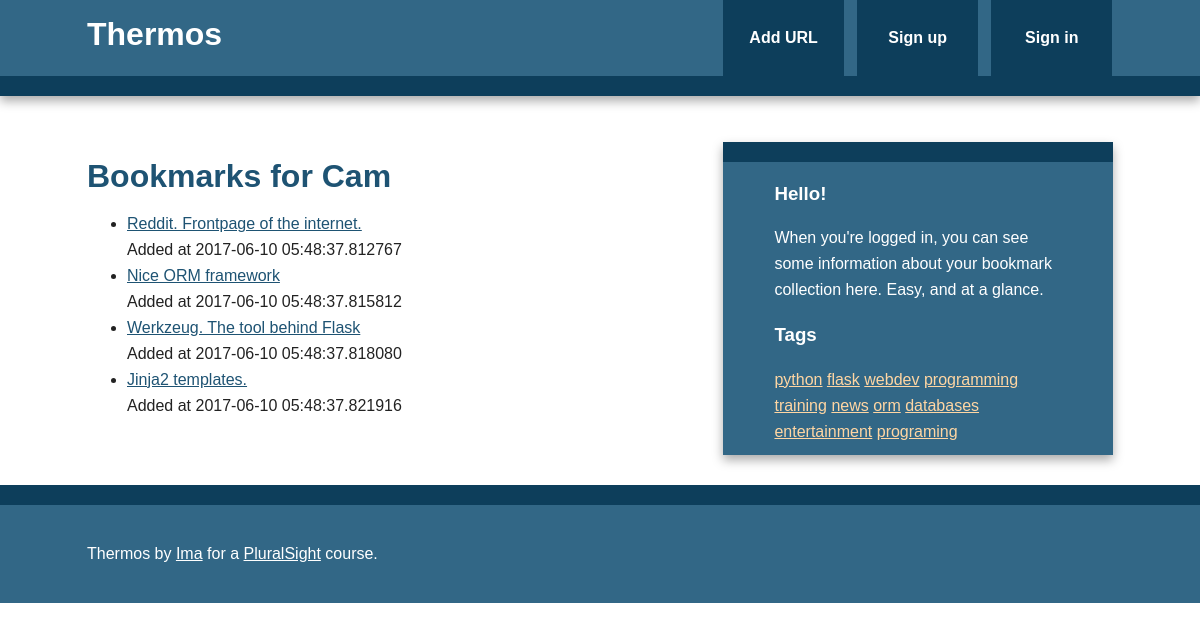
The app's page /bookmarks/user/Cam with its own data.
### thermos/models.py (models this page shows, shortened)
class User(db.Model, UserMixin):
    id = db.Column(db.Integer, primary_key=True)
    username = db.Column(db.String(80), unique=True)
    email = db.Column(db.String(120), unique=True)
    bookmarks = db.relationship('Bookmark', backref='user', lazy='dynamic')
    password_hash = db.Column(db.String)
    @property
    def password(self):
        raise AttributeError('password: write-only field')

class Bookmark(db.Model):
    id = db.Column(db.Integer, primary_key=True)
    url = db.Column(db.Text, nullable=False)
    date = db.Column(db.DateTime, default=datetime.utcnow)
    description = db.Column(db.String(300))
    user_id = db.Column(db.Integer, db.ForeignKey('user.id'), nullable=False)
    _tags = db.relationship("Tag", secondary=tags, lazy='joined',
                            backref=db.backref("bookmarks", lazy="dynamic"))
    @property
    def tags(self):
        return ",".join([t.name for t in self._tags])
    @tags.setter
    def tags(self, string):
        if string:
            self._tags = [Tag.get_or_create(name) for name in string.split(',')]
        else:
            self._tags = []

class Tag(db.Model):
    id = db.Column(db.Integer, primary_key=True)
    name = db.Column(db.String(25), nullable=False, unique=True, index=True)
    @staticmethod
    def all():
        return Tag.query.all()
    def __repr__(self):
        return self.name

### thermos/bookmarks/views.py (the view)
@bookmarks.route('/user/<username>')
def user(username):
    user = User.query.filter_by(username=username).first_or_404()
    return render_template('user.html', user=user)

### thermos/main/views.py (called while the page is built)
@main.app_context_processor
def inject_tags():
    return dict(all_tags=Tag.all)

### thermos/templates/user.html (shortened to what this page needs)
{% extends "base.html" %}
{% block content %}
    <article>
        <header>
            <h1>Bookmarks for {{user.username}}</h1>
            <ul>
                {% for bm in user.bookmarks %}
                    <li>
                        <a href="{{bm.url}}">{{bm.description}}</a><br>
                        <span class="timestamp">Added at {{bm.date}}</span>
                    </li>
                {% else %}
                    <li>This user has not added any bookmarks yet.</li>
                {% endfor %}
            </ul>
        </header>
    </article>
{% endblock %}

### thermos/templates/base.html (shortened to what this page needs)
<!doctype html>
<html class="no-js" lang="">
    <head>
        {% block styles %}
          <link rel="stylesheet" href="{{ url_for('static', filename='css/normalize.min.css') }}">
          <link rel="stylesheet" href="{{ url_for('static', filename='css/main.css') }}">
        {% endblock %}
    </head>
    <body>
        <div class="header-container">
            <header class="wrapper clearfix">
                <a href="{{ url_for('main.index') }}"><h1 class="title">Thermos</h1></a>
                <nav>
                    <ul>
                        <li><a href="{{url_for('bookmarks.add')}}">Add URL</a></li>
                        {% if current_user.is_authenticated %}
                          <li>
                            <a href="{{ url_for('bookmarks.user', username=current_user.username)}}">Bookmarks</a>
                          </li>
                          <li>
                            <a href="{{ url_for('auth.logout') }}">Sign out</a>
                          </li>
                        {% else %}
                          <li>
                            <a href="{{ url_for('auth.signup')}}">Sign up</a>
                          </li>
                          <li>
                            <a href="{{ url_for('auth.login') }}">Sign in</a>
                          </li>
                        {% endif %}
                    </ul>
                </nav>
            </header>
        </div>
        <div class="main-container">
            <div class="main wrapper clearfix">
              {% block content %}
              {% endblock %}
              {% block sidebar %}
              <aside>
                  {% if current_user.is_authenticated %}
                    <h3>Hello, {{ current_user.username }}!</h3>
                    <ul>
                      <li>You have {{ current_user.bookmarks.count()}} bookmarks so far!</li>
                    </ul>
                  {% else %}
                      <h3>Hello!</h3>
                      <p>
                        When you're logged in, you can see some information about your bookmark collection here.  Easy, and at a glance.
                      </p>
                  {% endif %}
                  <h3>Tags</h3>
                  {% for t in all_tags() %}
                    <a href="{{ url_for('bookmarks.tag', name=t) }}">{{t}}</a>
                  {% endfor %}
              </aside>
              {% endblock %}
            </div>
        </div>
        <div class="footer-container">
            <footer class="wrapper">
                <p>Thermos by <a href="http://blinkwink.org">Ima</a> for a <a href="http://pluralsight.com">PluralSight</a> course.</p>
            </footer>
        </div>
    </body>
</html>

### thermos/static/css/main.css (style rules this page uses)
html, button, input, select, textarea { color: #222; }
html { font-size: 1em; line-height: 1.4; }
body { font: 16px/26px Helvetica, Helvetica Neue, Arial; }
.wrapper { width: 90%; margin: 0 5%; }
.header-container { border-bottom: 20px solid #0D3E5B; }
.footer-container, .main aside { border-top: 20px solid #0D3E5B; }
.header-container, .footer-container, .main aside { background: #326786; }
.title { color: white; }
nav ul { margin: 0; padding: 0; list-style-type: none; }
nav a { display: block; margin-bottom: 10px; padding: 15px 0; text-align: center; text-decoration: none; font-weight: bold; color: white; background: #0D3E5B; }
.main { padding: 30px 0; }
.main article h1 { font-size: 2em; }
.main aside { color: white; padding: 0px 5% 10px; }
.footer-container footer { color: white; padding: 20px 0; }
a, a:visited { color: #1E5373; }
h1, h2, h3, h4, h5, h6 { color: #1E5373; }
aside a { color: #FFD6A3; }
.main aside h3, footer h3, footer a, footer a:visited { color: white; }
@media only screen and (min-width: 480px) { nav a { float: left; width: 27%; margin: 0 1.7%; padding: 25px 2%; margin-bottom: 0; } }
@media only screen and (min-width: 480px) { nav li:first-child a { margin-left: 0; } }
@media only screen and (min-width: 480px) { nav li:last-child a { margin-right: 0; } }
@media only screen and (min-width: 480px) { nav ul li { display: inline; } }
@media only screen and (min-width: 768px) { .header-container, .main aside { -webkit-box-shadow: 0 5px 10px #aaa; -moz-box-shadow: 0 5px 10px #aaa; box-shadow: 0 5px 10px #aaa; } }
@media only screen and (min-width: 768px) { .title { float: left; } }
@media only screen and (min-width: 768px) { nav { float: right; width: 38%; } }
@media only screen and (min-width: 768px) { .main article { float: left; width: 57%; } }
@media only screen and (min-width: 768px) { .main aside { float: right; width: 28%; } }
@media only screen and (min-width: 1140px) { .wrapper { width: 1026px; margin: 0 auto; } }
.clearfix:before, .clearfix:after { content: " "; display: table; }
.clearfix:after { clear: both; }
.clearfix { *zoom: 1; }

### records on screen
User: username "Cam"
Bookmark: description "Reddit. Frontpage of the internet.", date "2017-06-10 05:48:37.812767"
Bookmark: description "Nice ORM framework", date "2017-06-10 05:48:37.815812"
Bookmark: description "Werkzeug. The tool behind Flask", date "2017-06-10 05:48:37.818080"
Bookmark: description "Jinja2 templates.", date "2017-06-10 05:48:37.821916"
Tag: name "python"
Tag: name "flask"
Tag: name "webdev"
Tag: name "programming"
Tag: name "training"
Tag: name "news"
Tag: name "orm"
Tag: name "databases"
Tag: name "entertainment"
Tag: name "programing"
